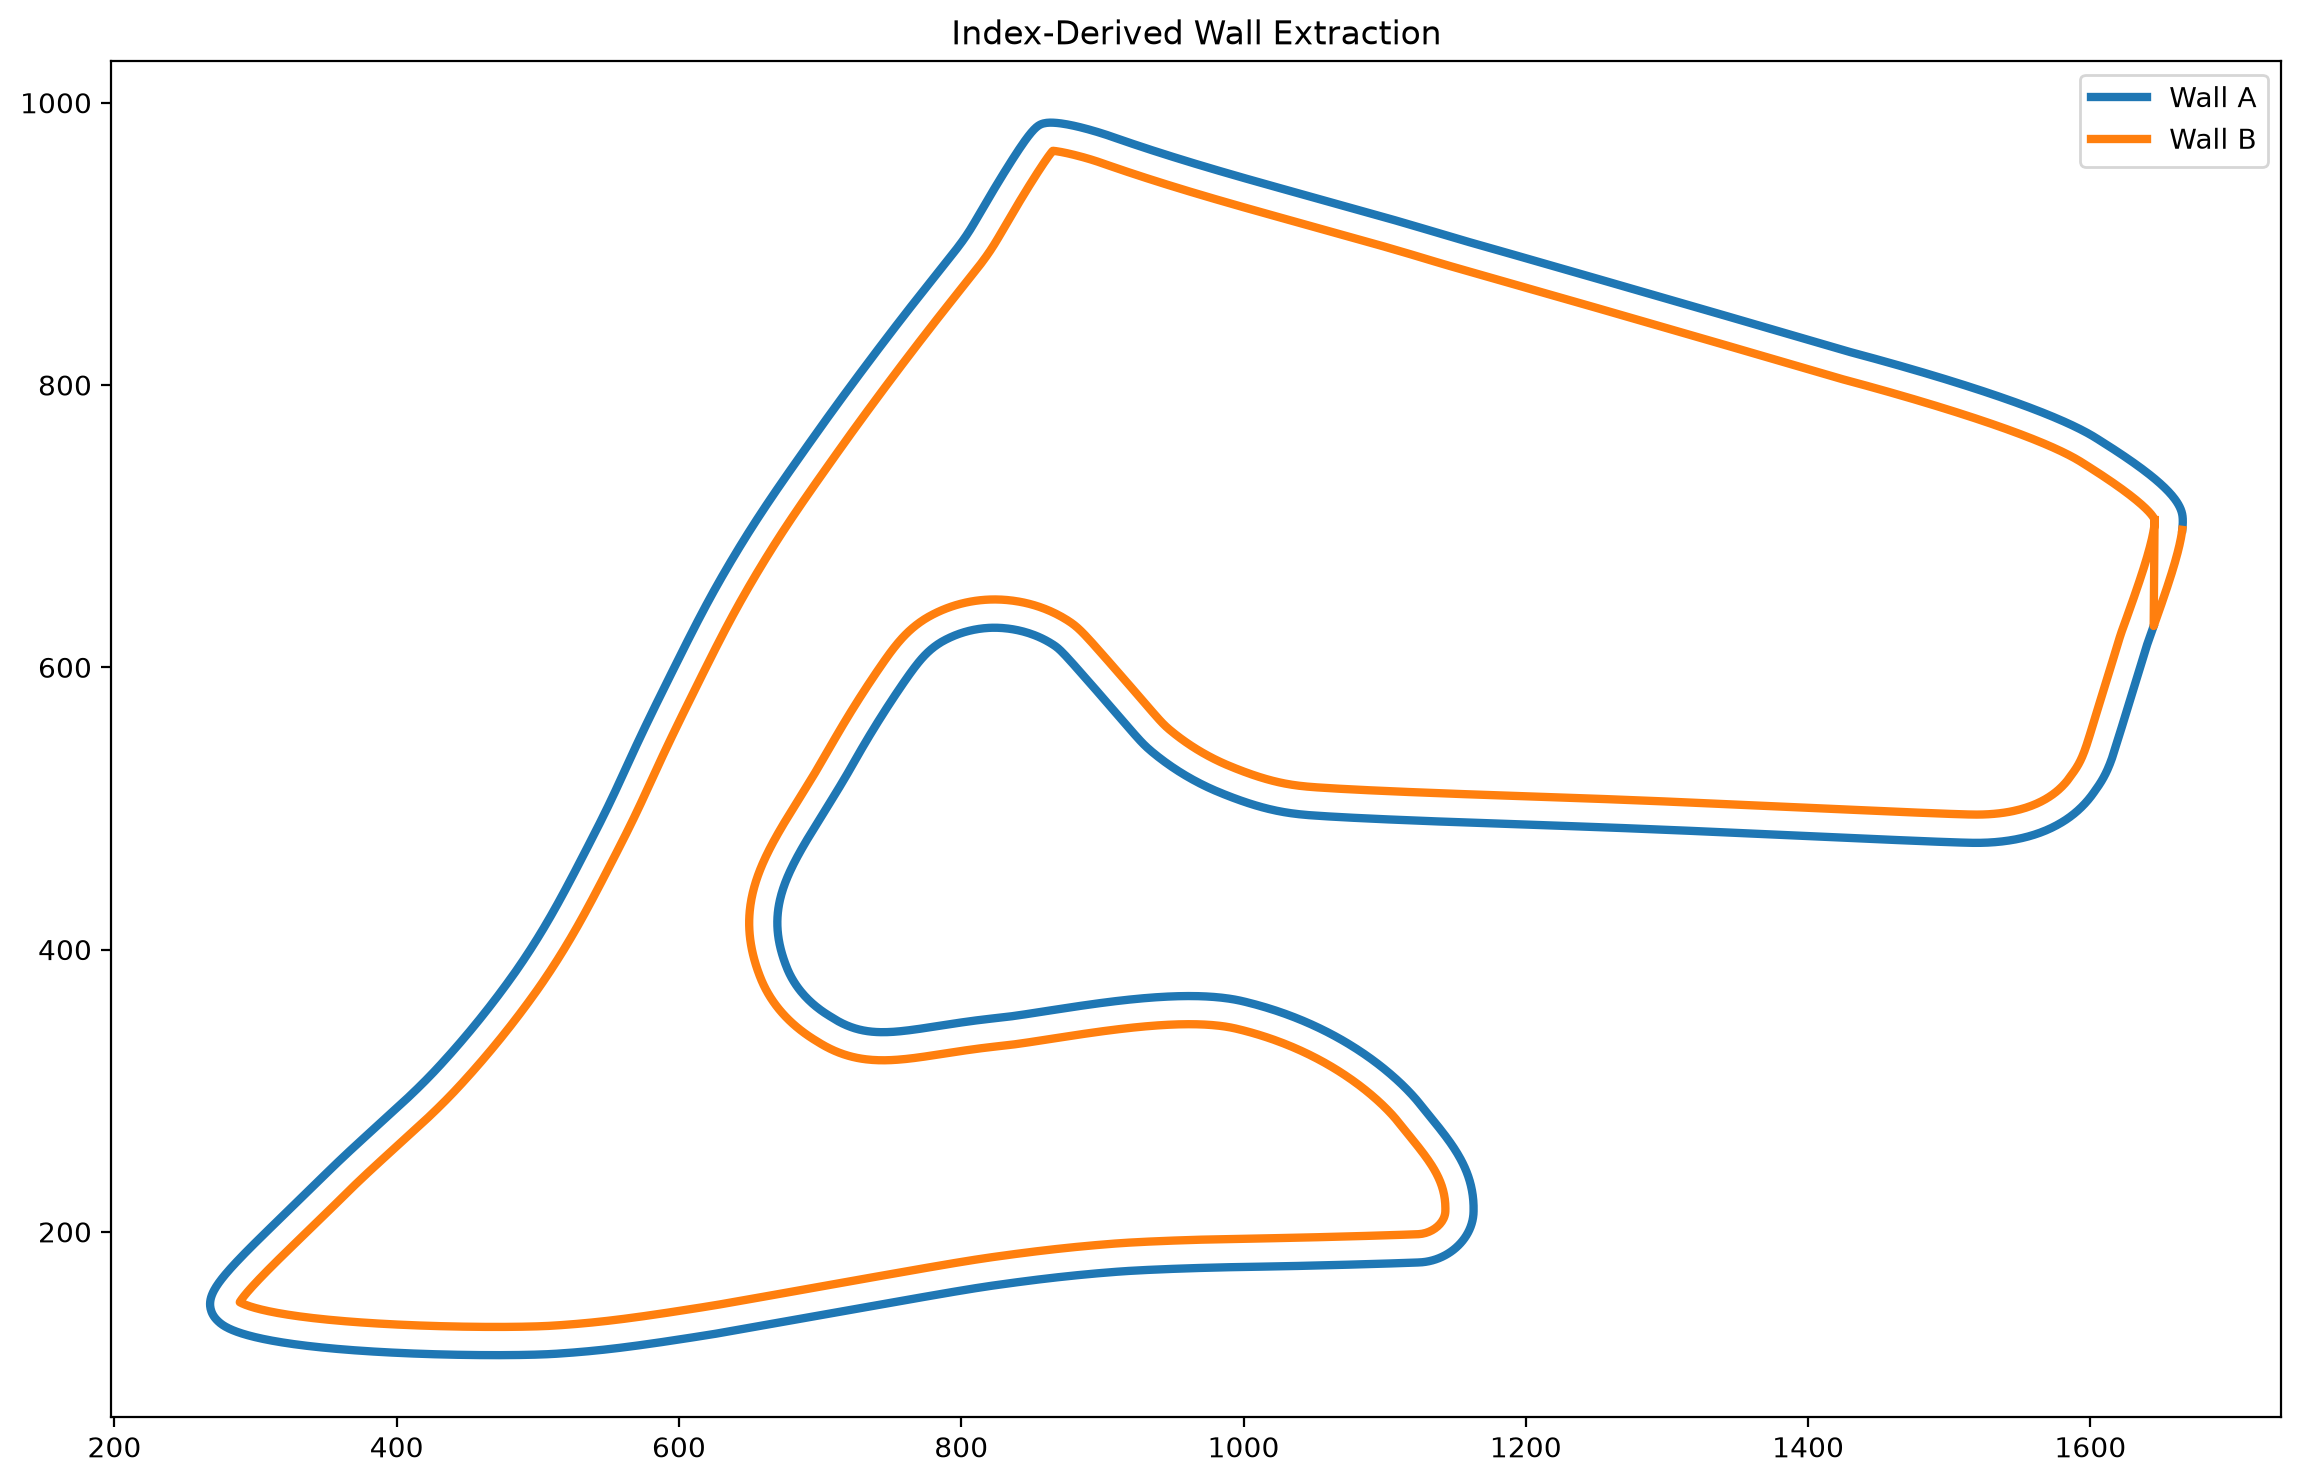

Source code (Python):
from pathlib import Path
from svgpathtools import svg2paths

import numpy as np
import matplotlib.pyplot as plt

SVG_FILE = Path(
r"E:\Project_Shiftwright\external\racing-track-maps-vector\from-iracing\Road\spielberg\403-spielberg-gp\active.svg"
)

paths,_ = svg2paths(
    str(SVG_FILE)
)

path = paths[0]

N = 8000

pts = []

for i in range(N):

    p = path.point(
        i/(N-1)
    )

    pts.append(
        [
            p.real,
            p.imag
        ]
    )

pts = np.array(
    pts
)

# Manually chosen from index map

split = 4000

wall_a = pts[:split]
wall_b = pts[split:]

wall_b = wall_b[::-1]

plt.figure(
    figsize=(14,10)
)

plt.plot(
    wall_a[:,0],
    wall_a[:,1],
    linewidth=3,
    label="Wall A"
)

plt.plot(
    wall_b[:,0],
    wall_b[:,1],
    linewidth=3,
    label="Wall B"
)

plt.gca().set_aspect(
    "equal"
)

plt.legend()

plt.title(
    "Index-Derived Wall Extraction"
)

plt.savefig(
    "experiments/spielberg_index_walls.png",
    dpi=200,
    bbox_inches="tight"
)

print(
    "Saved:"
    " experiments/spielberg_index_walls.png"
)
